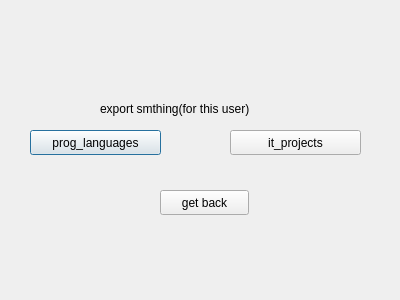
<?xml version="1.0" encoding="UTF-8"?>
<ui version="4.0">
 <class>Export</class>
 <widget class="QDialog" name="Export">
  <property name="geometry">
   <rect>
    <x>0</x>
    <y>0</y>
    <width>400</width>
    <height>300</height>
   </rect>
  </property>
  <property name="windowTitle">
   <string>Dialog</string>
  </property>
  <widget class="QPushButton" name="pushButton">
   <property name="geometry">
    <rect>
     <x>30</x>
     <y>130</y>
     <width>131</width>
     <height>25</height>
    </rect>
   </property>
   <property name="text">
    <string>prog_languages</string>
   </property>
  </widget>
  <widget class="QPushButton" name="pushButton_2">
   <property name="geometry">
    <rect>
     <x>230</x>
     <y>130</y>
     <width>131</width>
     <height>25</height>
    </rect>
   </property>
   <property name="text">
    <string>it_projects</string>
   </property>
  </widget>
  <widget class="QLabel" name="label">
   <property name="geometry">
    <rect>
     <x>100</x>
     <y>100</y>
     <width>211</width>
     <height>17</height>
    </rect>
   </property>
   <property name="text">
    <string>export smthing(for this user)</string>
   </property>
  </widget>
  <widget class="QPushButton" name="pushButton_3">
   <property name="geometry">
    <rect>
     <x>160</x>
     <y>190</y>
     <width>89</width>
     <height>25</height>
    </rect>
   </property>
   <property name="text">
    <string>get back</string>
   </property>
  </widget>
 </widget>
 <resources/>
 <connections/>
</ui>
